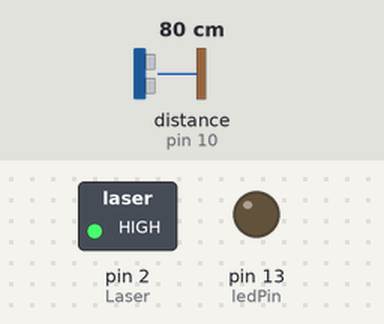
Recording of a sketch running on a simulated Arduino Uno, built with avr-gcc and run on an emulated ATmega328P. On the bench: switched loads named in the sketch (green lamp = pin HIGH), output pins drawn as LEDs (lit = HIGH). Wiring (inferred from the names in the program): ultrasonic range finder: trigger pin 9; echo pin 10. Inputs (shaded band) come from the test bench; at power-on: distance to the obstacle (sensor on pin 10) 80 cm. The echo pulse lasts 58.3 µs per cm; pins used as bus, display or sensor lines are not drawn.

Above: at 1.2 s.
1.3 s: distance to the obstacle (sensor on pin 10) set to 34 cm
2.8 s: distance to the obstacle (sensor on pin 10) set to 29 cm
At 3.6 s:
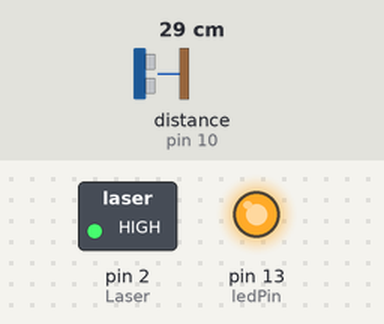
4.3 s: distance to the obstacle (sensor on pin 10) set to 35 cm
At 4.7 s:
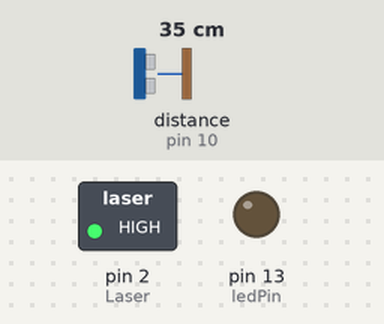
5.8 s: distance to the obstacle (sensor on pin 10) set to 2 cm
At 7.0 s:
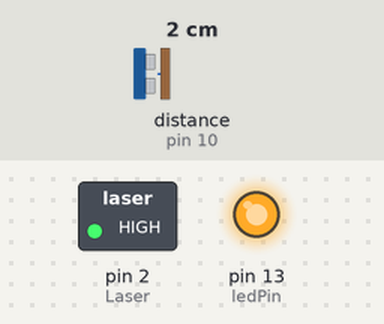
Timing chart, 0 to 8.3 s (numbered marks = the images above; inputs shaded):
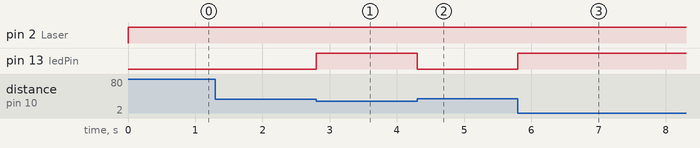

Measured:
- the behaviour switches between 32 and 31 cm on distance to the obstacle (sensor on pin 10) (found by bisection; images 0 and 1)
- after the input at 1.3 s, every drawn part: stays the same
- after the input at 2.8 s, pin 13 (ledPin): LOW → HIGH at once
- after the input at 4.3 s, pin 13 (ledPin): HIGH → LOW at once
- after the input at 5.8 s, pin 13 (ledPin): LOW → HIGH at once

The sketch:

Arduino_V1.ino
```cpp
const int trigPin = 9;
const int echoPin = 10;
const int ledPin = 13;
const int Laser = 2;

long duration;
int distance;
int safetyDistance;

void setup() {
pinMode(trigPin, OUTPUT); // Sets the trigPin as an Output
pinMode(echoPin, INPUT); // Sets the echoPin as an Input
pinMode(ledPin, OUTPUT);
pinMode(Laser, OUTPUT);
Serial.begin(9600); // Starts the serial communication
}


void loop()
{

digitalWrite(Laser, HIGH);

digitalWrite(trigPin, LOW);
delayMicroseconds(2);
digitalWrite(trigPin, HIGH);
delayMicroseconds(10);
digitalWrite(trigPin, LOW);

// Reads the echoPin, returns the sound wave travel time in microseconds
duration = pulseIn(echoPin, HIGH);

// Calculating the distance
distance= duration*0.034/2;

safetyDistance = distance;
if (safetyDistance <= 30)
{
  digitalWrite(ledPin, HIGH);
}
else
{
  digitalWrite(ledPin, LOW);
}
}
```
